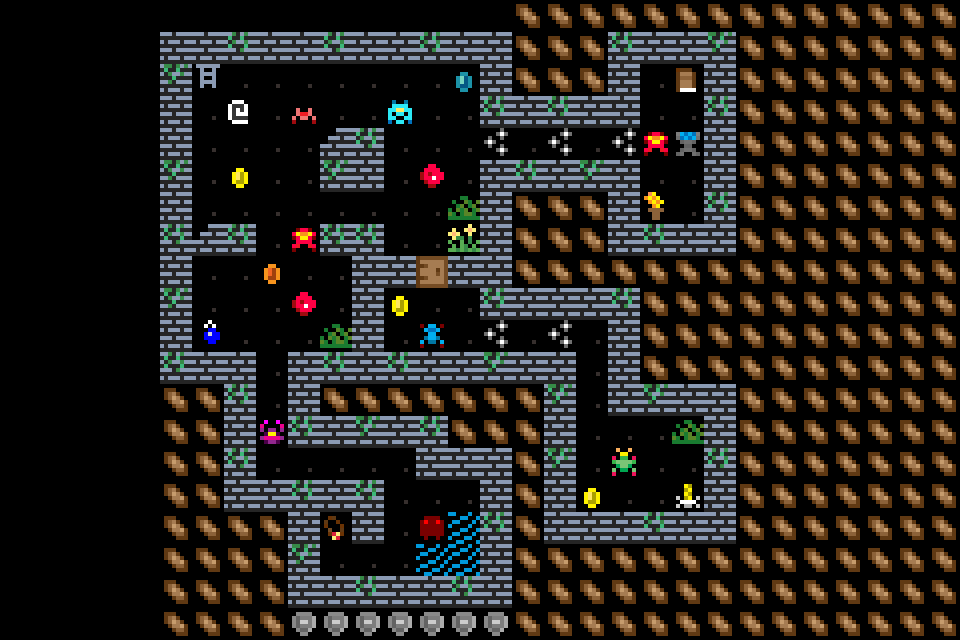

This is a level from a 2D game, rendered from its Tiled map with the project's own tilesets. A one-line summary and the complete map file follow:
An orthogonal 30x20 tile map with 32x32 px tiles, 1 tile layer (Tile Layer 1).

<map version="1.4" tiledversion="1.4.3" orientation="orthogonal" renderorder="right-down" width="30" height="20" tilewidth="32" tileheight="32" infinite="0" nextlayerid="2" nextobjectid="1">
 <tileset firstgid="1" source="roguelike.tsx" />
 <layer id="1" name="Tile Layer 1" width="30" height="20">
  <data encoding="csv">
117,117,117,117,117,99,99,99,99,99,99,99,99,99,99,99,56,56,56,56,56,56,56,56,56,56,56,56,56,56,
117,117,117,117,99,1,1,37,1,1,37,1,1,37,1,1,56,56,56,37,1,1,36,56,56,56,56,56,56,56,
117,117,117,117,117,36,9,10,10,10,10,10,10,10,32,1,56,56,56,1,10,48,1,56,56,56,56,56,56,56,
117,117,117,117,117,1,10,4,10,5,10,10,6,10,10,37,1,37,1,1,10,10,37,56,56,56,56,56,56,56,
117,117,117,117,117,1,10,10,10,10,38,37,10,10,10,20,10,20,10,20,22,40,1,56,56,56,56,56,56,56,
117,117,117,117,117,36,10,15,10,10,36,1,10,2,10,1,37,1,36,1,10,10,1,56,56,56,56,56,56,56,
117,117,117,117,117,1,10,10,10,10,10,10,10,10,59,1,56,56,56,1,46,10,37,56,56,56,56,56,56,56,
117,117,117,117,117,37,38,37,10,22,37,37,10,10,43,1,56,56,56,1,37,1,1,56,56,56,56,56,56,56,
117,117,117,117,117,1,10,10,31,10,10,1,1,16,1,1,56,56,56,56,56,56,56,56,56,56,56,56,56,56,
117,117,117,117,117,36,10,10,10,2,10,1,15,10,10,37,1,1,1,37,56,56,56,56,56,56,56,56,56,56,
117,117,117,117,117,1,50,10,10,10,59,1,10,18,10,20,10,20,10,1,56,56,56,56,56,56,56,56,56,56,
117,117,117,117,117,37,1,1,10,1,37,1,37,1,1,36,1,1,10,1,56,56,56,56,56,56,56,56,56,56,
117,117,117,117,117,56,56,37,10,1,56,56,56,56,56,56,56,36,10,1,36,1,1,56,56,56,56,56,56,56,
117,117,117,117,117,56,56,1,13,37,1,36,1,37,56,56,56,1,10,10,10,59,1,56,56,56,56,56,56,56,
117,117,117,117,117,56,56,37,10,10,10,10,10,1,1,1,56,36,10,55,10,10,37,56,56,56,56,56,56,56,
117,117,117,117,117,56,56,1,1,37,1,37,10,10,10,1,56,1,15,10,10,7,1,56,56,56,56,56,56,56,
117,117,117,117,117,56,56,56,56,1,39,1,10,35,11,37,56,1,1,1,37,1,1,56,56,56,56,56,56,56,
117,117,117,117,117,56,56,56,56,36,10,10,10,11,11,1,56,56,56,56,56,56,56,56,56,56,56,56,56,56,
117,117,117,117,117,56,56,56,56,1,1,37,1,1,37,1,56,56,56,56,56,56,56,56,56,56,56,56,56,56,
117,117,117,117,117,56,56,56,56,70,70,70,70,70,70,70,56,56,56,56,56,56,56,56,56,56,56,56,56,56
</data>
 </layer>
</map>